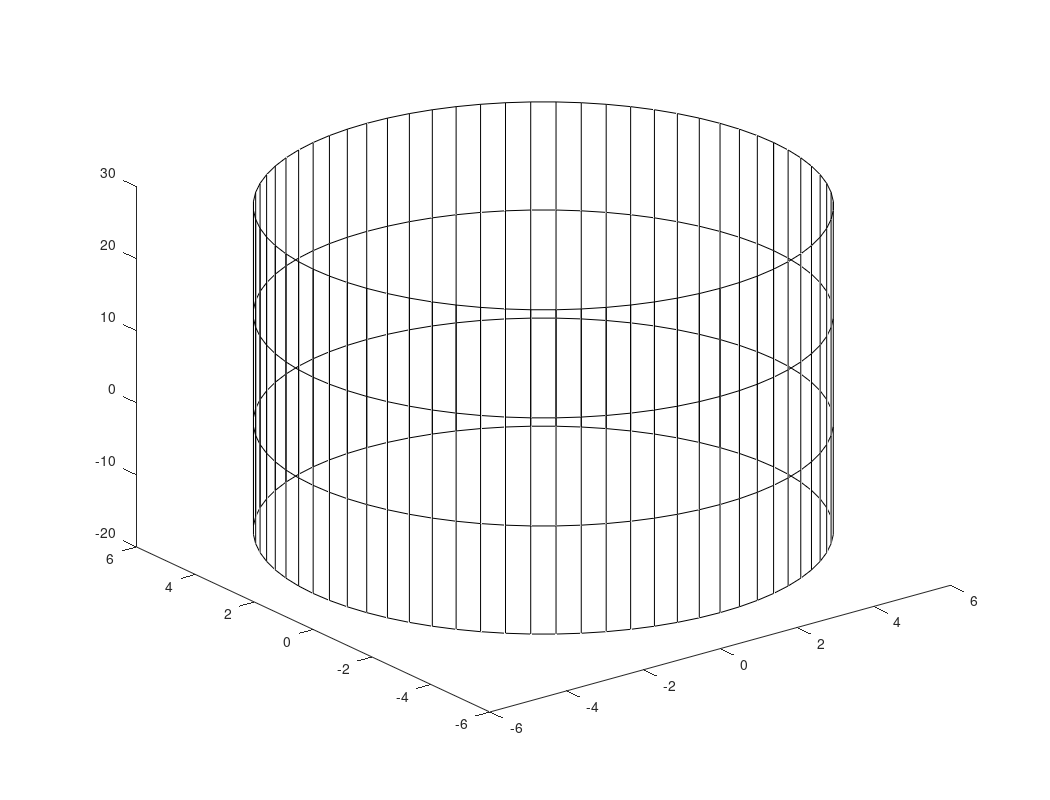

This figure's MATLAB source: (Note: this script raises an error after producing the figure.)
rad = 6;
%
figure;
orient landscape;
%
% Plot Cylinder
%
[xc,yc,zc] = cylinder(rad*ones(4,1),72);
zc = 45*zc-15;          % zc = 50*zc-20; for function?
plot3(xc,yc,zc,'k-');
hold on;
plot3(xc',yc',zc','k-');
%
% Loop through Slices
%
for k = 7:16
%
slk = rsl(k);
%
% Get Coordinates for Both Lines
%
fb = ft1{1}{1,k};
tb = ft1{1}{2,k};
%
% Plot Lines
%
% if iplt?
plot3(fb(:,1),fb(:,2),fb(:,3),'b.-');
hold on;
plot3(tb(:,1),tb(:,2),tb(:,3),'g.-');
axis equal;
%
plot3(fb(1,1),fb(1,2),fb(1,3),'b^');   % Start
plot3(fb(19,1),fb(19,2),fb(19,3),'bs');% End
%
plot3(tb(1,1),tb(1,2),tb(1,3),'g^');   % Start
plot3(tb(10,1),tb(10,2),tb(10,3),'gs');% End
%
% First Line (Femoral Bone) Intersections
%
nf = size(fb,1)-1;
n = zeros(nf,1);
xyz = cell(nf,1);
%
for l = 1:nf
   [n(l),xyz{l}] = cyl_lin3(fb(l,:),fb(l+1,:),rad);
   if sum(n)==2
     break;
   end
end
%
if sum(n)~=2
  continue;
end
%
xyzi = cell2mat(xyz(logical(n)));
plot3(xyzi(:,1),xyzi(:,2),xyzi(:,3),'rs');
%
idn = find(n);
if size(idn,1)==1
  idn = [];
else
  idn = idn(1)+1:idn(2);
end
%
xyzf = [xyzi(1,:); fb(idn,:); xyzi(2,:)];
%
% Second Line (Tibial Bone) Intersections
%
nt = size(tb,1)-1;
n = zeros(nt,1);
xyz = cell(nt,1);
%
for l = 1:nt
   [n(l),xyz{l}] = cyl_lin3(tb(l,:),tb(l+1,:),rad);
   if sum(n)==2
     break;
   end
end
%
if sum(n)~=2
  continue;
end
%
xyzi = cell2mat(xyz(logical(n)));
plot3(xyzi(:,1),xyzi(:,2),xyzi(:,3),'rs');
%
idn = find(n);
if size(idn,1)==1
  idn = [];
else
  idn = idn(1)+1:idn(2);
end
%
xyzt = [xyzi(1,:); tb(idn,:); xyzi(2,:)];
%
plot3(xyzt(:,1),xyzt(:,2),xyzt(:,3),'go','MarkerSize',7,'LineWidth',1);
plot3(xyzf(:,1),xyzf(:,2),xyzf(:,3),'bo','MarkerSize',7,'LineWidth',1);
%
% Check Directions of Lines - Should be Opposite Directions
%
df = xyzf(end,:)-xyzf(1,:);
dt = xyzt(end,:)-xyzt(1,:);
dchk = df*dt';          % Dot product - should be negative
if dchk>0
  xyzt = flipud(xyzt);
  dt = xyzt(end,:)-xyzt(1,:);
  dchk = df*dt';
  if dchk>=0
    error(' *** ERROR in ???: ???');
  end
end
%
% Create and Plot Polygon
%
xyzp = [xyzf; xyzt];
hp = patch(xyzp(:,1),xyzp(:,2),xyzp(:,3),'k');
set(hp,'FaceAlpha',0.5);
set(hp,'EdgeColor','none');
%
end
%
return